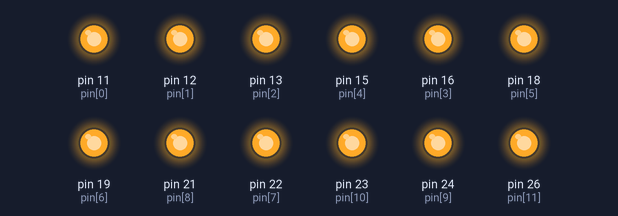
This program was run on a simulated Raspberry Pi (header pin numbers). Shown: output pins drawn as LEDs (lit = HIGH). What the program prints to the terminal is not drawn.

Above: at 0.1 s.
At 4.1 s:
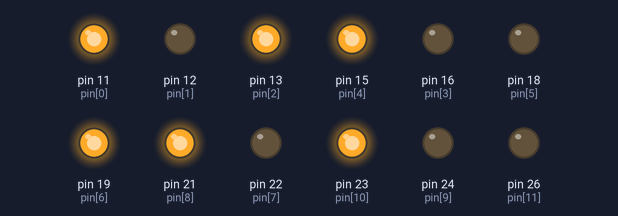
At 7.1 s:
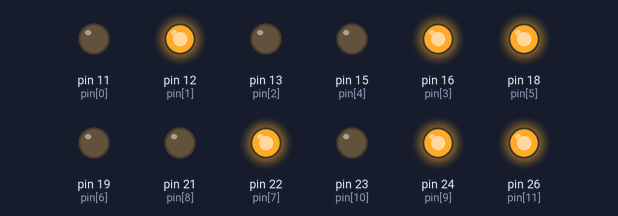
At 11.6 s:
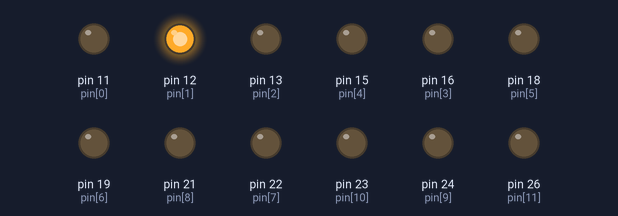
At 17.6 s:
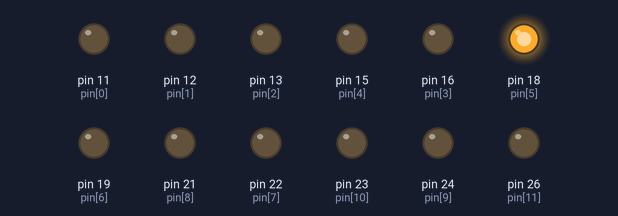
At 27.6 s:
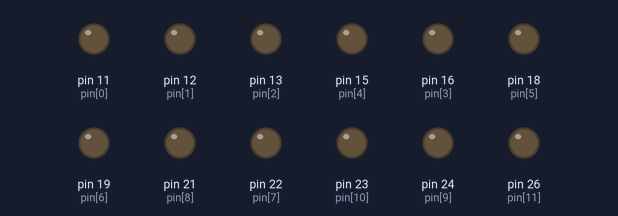
Timing chart, 0 to 29.1 s (numbered marks = the images above):
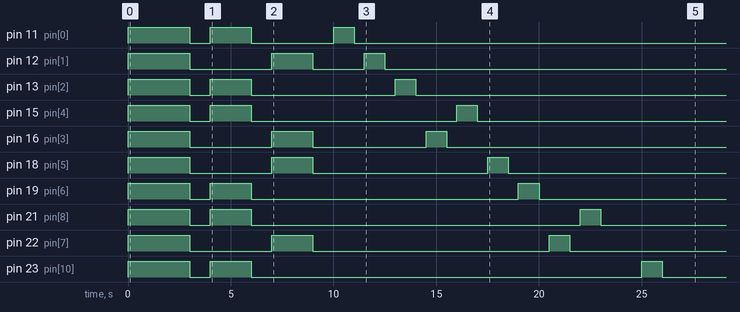

The program:

pins.py
```python
import RPi.GPIO as GPIO
import time

# Define GPIO pins in a structured way
PIN_CONFIG = {
    '1A': 11, '1B': 12,  # GPIO17, GPIO18
    '2A': 13, '2B': 16,  # GPIO27, GPIO23
    '3A': 15, '3B': 18,  # GPIO22, GPIO24
    '4A': 19, '4B': 22,  # GPIO10, GPIO25
    '5A': 21, '5B': 24,  # GPIO9, GPIO8
    '6A': 23, '6B': 26   # GPIO11, GPIO7
}

# Setup GPIO mode
GPIO.setmode(GPIO.BOARD)
for pin in PIN_CONFIG.values():
    GPIO.setup(pin, GPIO.OUT)

def set_pin(position, state):
    """Sets the given pin position to HIGH or LOW."""
    if position in PIN_CONFIG:
        GPIO.output(PIN_CONFIG[position], GPIO.HIGH if state else GPIO.LOW)

def cleanup():
    """Cleans up GPIO settings."""
    GPIO.cleanup()

def startup_sequence():
    """Runs the startup sequence."""
    # Turn on all LEDs for 3 seconds
    for pin in PIN_CONFIG.values():
        GPIO.output(pin, GPIO.HIGH)
    time.sleep(3)

    # Turn off all LEDs for 1 second
    for pin in PIN_CONFIG.values():
        GPIO.output(pin, GPIO.LOW)
    time.sleep(1)

    # Turn each column on for 2 seconds and off for 1 second
    for col in ['A', 'B']:
        for row in range(1, 7):
            GPIO.output(PIN_CONFIG[f'{row}{col}'], GPIO.HIGH)
        time.sleep(2)
        for row in range(1, 7):
            GPIO.output(PIN_CONFIG[f'{row}{col}'], GPIO.LOW)
        time.sleep(1)

    # Test each pin one by one
    for position in PIN_CONFIG.keys():
        GPIO.output(PIN_CONFIG[position], GPIO.HIGH)
        time.sleep(1)
        GPIO.output(PIN_CONFIG[position], GPIO.LOW)
        time.sleep(0.5)

if __name__ == "__main__":
    try:
        startup_sequence()
        while True:
            user_input = input("Enter pin position (e.g., 1A, 2B) to toggle or 'q' to quit: ").upper()
            if user_input == 'Q':
                break
            elif user_input in PIN_CONFIG:
                set_pin(user_input, True)
                time.sleep(1)
                set_pin(user_input, False)
            else:
                print("Invalid input. Please enter a valid pin position.")
    except KeyboardInterrupt:
        print("\nProgram interrupted.")
    finally:
        cleanup()
        print("GPIO cleaned up. Goodbye!")
```
